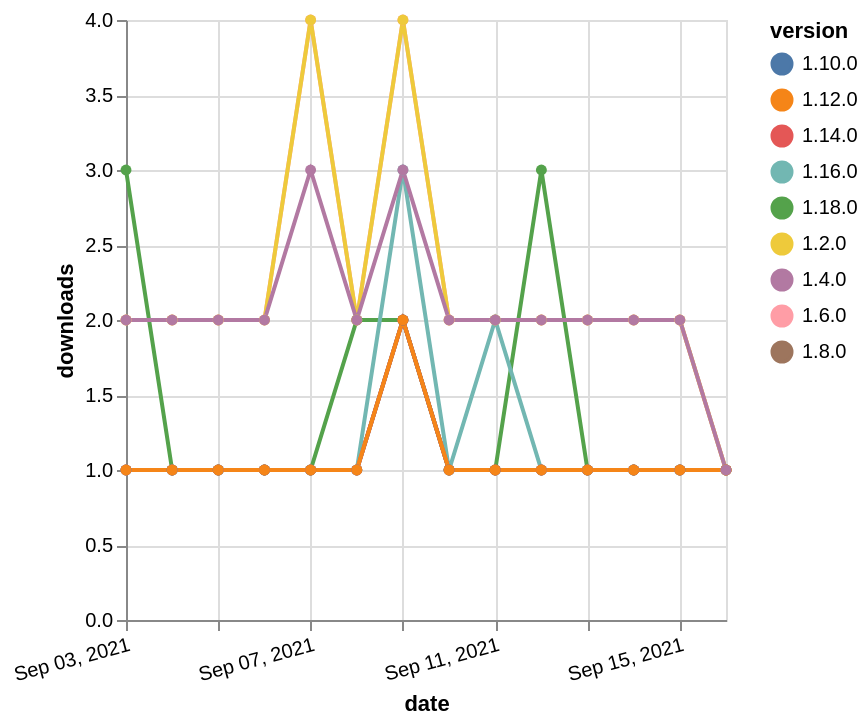

Here is the Vega-Lite specification saved for this chart:
### Vega-Lite specification from a JSON file in a GitHub repository (floating-point values rounded to 4 significant figures)
{"$schema": "https://vega.github.io/schema/vega-lite/v5.json", "description": "A simple bar chart with embedded data.", "data": {"values": [{"date": "2021-09-03", "total": 2515, "delta": 2, "version": "1.6.0"}, {"date": "2021-09-04", "total": 2517, "delta": 2, "version": "1.6.0"}, {"date": "2021-09-05", "total": 2519, "delta": 2, "version": "1.6.0"}, {"date": "2021-09-06", "total": 2521, "delta": 2, "version": "1.6.0"}, {"date": "2021-09-07", "total": 2525, "delta": 4, "version": "1.6.0"}, {"date": "2021-09-08", "total": 2527, "delta": 2, "version": "1.6.0"}, {"date": "2021-09-09", "total": 2531, "delta": 4, "version": "1.6.0"}, {"date": "2021-09-10", "total": 2533, "delta": 2, "version": "1.6.0"}, {"date": "2021-09-11", "total": 2535, "delta": 2, "version": "1.6.0"}, {"date": "2021-09-12", "total": 2537, "delta": 2, "version": "1.6.0"}, {"date": "2021-09-13", "total": 2539, "delta": 2, "version": "1.6.0"}, {"date": "2021-09-14", "total": 2541, "delta": 2, "version": "1.6.0"}, {"date": "2021-09-15", "total": 2543, "delta": 2, "version": "1.6.0"}, {"date": "2021-09-16", "total": 2544, "delta": 1, "version": "1.6.0"}, {"date": "2021-09-03", "total": 123, "delta": 3, "version": "1.18.0"}, {"date": "2021-09-04", "total": 124, "delta": 1, "version": "1.18.0"}, {"date": "2021-09-05", "total": 125, "delta": 1, "version": "1.18.0"}, {"date": "2021-09-06", "total": 126, "delta": 1, "version": "1.18.0"}, {"date": "2021-09-07", "total": 127, "delta": 1, "version": "1.18.0"}, {"date": "2021-09-08", "total": 129, "delta": 2, "version": "1.18.0"}, {"date": "2021-09-09", "total": 131, "delta": 2, "version": "1.18.0"}, {"date": "2021-09-10", "total": 132, "delta": 1, "version": "1.18.0"}, {"date": "2021-09-11", "total": 133, "delta": 1, "version": "1.18.0"}, {"date": "2021-09-12", "total": 136, "delta": 3, "version": "1.18.0"}, {"date": "2021-09-13", "total": 137, "delta": 1, "version": "1.18.0"}, {"date": "2021-09-14", "total": 138, "delta": 1, "version": "1.18.0"}, {"date": "2021-09-15", "total": 139, "delta": 1, "version": "1.18.0"}, {"date": "2021-09-16", "total": 140, "delta": 1, "version": "1.18.0"}, {"date": "2021-09-03", "total": 247, "delta": 1, "version": "1.8.0"}, {"date": "2021-09-04", "total": 248, "delta": 1, "version": "1.8.0"}, {"date": "2021-09-05", "total": 249, "delta": 1, "version": "1.8.0"}, {"date": "2021-09-06", "total": 250, "delta": 1, "version": "1.8.0"}, {"date": "2021-09-07", "total": 251, "delta": 1, "version": "1.8.0"}, {"date": "2021-09-08", "total": 252, "delta": 1, "version": "1.8.0"}, {"date": "2021-09-09", "total": 254, "delta": 2, "version": "1.8.0"}, {"date": "2021-09-10", "total": 255, "delta": 1, "version": "1.8.0"}, {"date": "2021-09-11", "total": 256, "delta": 1, "version": "1.8.0"}, {"date": "2021-09-12", "total": 257, "delta": 1, "version": "1.8.0"}, {"date": "2021-09-13", "total": 258, "delta": 1, "version": "1.8.0"}, {"date": "2021-09-14", "total": 259, "delta": 1, "version": "1.8.0"}, {"date": "2021-09-15", "total": 260, "delta": 1, "version": "1.8.0"}, {"date": "2021-09-16", "total": 261, "delta": 1, "version": "1.8.0"}, {"date": "2021-09-03", "total": 197, "delta": 1, "version": "1.10.0"}, {"date": "2021-09-04", "total": 198, "delta": 1, "version": "1.10.0"}, {"date": "2021-09-05", "total": 199, "delta": 1, "version": "1.10.0"}, {"date": "2021-09-06", "total": 200, "delta": 1, "version": "1.10.0"}, {"date": "2021-09-07", "total": 201, "delta": 1, "version": "1.10.0"}, {"date": "2021-09-08", "total": 202, "delta": 1, "version": "1.10.0"}, {"date": "2021-09-09", "total": 204, "delta": 2, "version": "1.10.0"}, {"date": "2021-09-10", "total": 205, "delta": 1, "version": "1.10.0"}, {"date": "2021-09-11", "total": 206, "delta": 1, "version": "1.10.0"}, {"date": "2021-09-12", "total": 207, "delta": 1, "version": "1.10.0"}, {"date": "2021-09-13", "total": 208, "delta": 1, "version": "1.10.0"}, {"date": "2021-09-14", "total": 209, "delta": 1, "version": "1.10.0"}, {"date": "2021-09-15", "total": 210, "delta": 1, "version": "1.10.0"}, {"date": "2021-09-16", "total": 211, "delta": 1, "version": "1.10.0"}, {"date": "2021-09-03", "total": 181, "delta": 1, "version": "1.16.0"}, {"date": "2021-09-04", "total": 182, "delta": 1, "version": "1.16.0"}, {"date": "2021-09-05", "total": 183, "delta": 1, "version": "1.16.0"}, {"date": "2021-09-06", "total": 184, "delta": 1, "version": "1.16.0"}, {"date": "2021-09-07", "total": 185, "delta": 1, "version": "1.16.0"}, {"date": "2021-09-08", "total": 186, "delta": 1, "version": "1.16.0"}, {"date": "2021-09-09", "total": 189, "delta": 3, "version": "1.16.0"}, {"date": "2021-09-10", "total": 190, "delta": 1, "version": "1.16.0"}, {"date": "2021-09-11", "total": 192, "delta": 2, "version": "1.16.0"}, {"date": "2021-09-12", "total": 193, "delta": 1, "version": "1.16.0"}, {"date": "2021-09-13", "total": 194, "delta": 1, "version": "1.16.0"}, {"date": "2021-09-14", "total": 195, "delta": 1, "version": "1.16.0"}, {"date": "2021-09-15", "total": 196, "delta": 1, "version": "1.16.0"}, {"date": "2021-09-16", "total": 197, "delta": 1, "version": "1.16.0"}, {"date": "2021-09-03", "total": 3170, "delta": 2, "version": "1.2.0"}, {"date": "2021-09-04", "total": 3172, "delta": 2, "version": "1.2.0"}, {"date": "2021-09-05", "total": 3174, "delta": 2, "version": "1.2.0"}, {"date": "2021-09-06", "total": 3176, "delta": 2, "version": "1.2.0"}, {"date": "2021-09-07", "total": 3180, "delta": 4, "version": "1.2.0"}, {"date": "2021-09-08", "total": 3182, "delta": 2, "version": "1.2.0"}, {"date": "2021-09-09", "total": 3186, "delta": 4, "version": "1.2.0"}, {"date": "2021-09-10", "total": 3188, "delta": 2, "version": "1.2.0"}, {"date": "2021-09-11", "total": 3190, "delta": 2, "version": "1.2.0"}, {"date": "2021-09-12", "total": 3192, "delta": 2, "version": "1.2.0"}, {"date": "2021-09-13", "total": 3194, "delta": 2, "version": "1.2.0"}, {"date": "2021-09-14", "total": 3196, "delta": 2, "version": "1.2.0"}, {"date": "2021-09-15", "total": 3198, "delta": 2, "version": "1.2.0"}, {"date": "2021-09-16", "total": 3199, "delta": 1, "version": "1.2.0"}, {"date": "2021-09-03", "total": 155, "delta": 1, "version": "1.14.0"}, {"date": "2021-09-04", "total": 156, "delta": 1, "version": "1.14.0"}, {"date": "2021-09-05", "total": 157, "delta": 1, "version": "1.14.0"}, {"date": "2021-09-06", "total": 158, "delta": 1, "version": "1.14.0"}, {"date": "2021-09-07", "total": 159, "delta": 1, "version": "1.14.0"}, {"date": "2021-09-08", "total": 160, "delta": 1, "version": "1.14.0"}, {"date": "2021-09-09", "total": 162, "delta": 2, "version": "1.14.0"}, {"date": "2021-09-10", "total": 163, "delta": 1, "version": "1.14.0"}, {"date": "2021-09-11", "total": 164, "delta": 1, "version": "1.14.0"}, {"date": "2021-09-12", "total": 165, "delta": 1, "version": "1.14.0"}, {"date": "2021-09-13", "total": 166, "delta": 1, "version": "1.14.0"}, {"date": "2021-09-14", "total": 167, "delta": 1, "version": "1.14.0"}, {"date": "2021-09-15", "total": 168, "delta": 1, "version": "1.14.0"}, {"date": "2021-09-16", "total": 169, "delta": 1, "version": "1.14.0"}, {"date": "2021-09-03", "total": 175, "delta": 1, "version": "1.12.0"}, {"date": "2021-09-04", "total": 176, "delta": 1, "version": "1.12.0"}, {"date": "2021-09-05", "total": 177, "delta": 1, "version": "1.12.0"}, {"date": "2021-09-06", "total": 178, "delta": 1, "version": "1.12.0"}, {"date": "2021-09-07", "total": 179, "delta": 1, "version": "1.12.0"}, {"date": "2021-09-08", "total": 180, "delta": 1, "version": "1.12.0"}, {"date": "2021-09-09", "total": 182, "delta": 2, "version": "1.12.0"}, {"date": "2021-09-10", "total": 183, "delta": 1, "version": "1.12.0"}, {"date": "2021-09-11", "total": 184, "delta": 1, "version": "1.12.0"}, {"date": "2021-09-12", "total": 185, "delta": 1, "version": "1.12.0"}, {"date": "2021-09-13", "total": 186, "delta": 1, "version": "1.12.0"}, {"date": "2021-09-14", "total": 187, "delta": 1, "version": "1.12.0"}, {"date": "2021-09-15", "total": 188, "delta": 1, "version": "1.12.0"}, {"date": "2021-09-16", "total": 189, "delta": 1, "version": "1.12.0"}, {"date": "2021-09-03", "total": 2609, "delta": 2, "version": "1.4.0"}, {"date": "2021-09-04", "total": 2611, "delta": 2, "version": "1.4.0"}, {"date": "2021-09-05", "total": 2613, "delta": 2, "version": "1.4.0"}, {"date": "2021-09-06", "total": 2615, "delta": 2, "version": "1.4.0"}, {"date": "2021-09-07", "total": 2618, "delta": 3, "version": "1.4.0"}, {"date": "2021-09-08", "total": 2620, "delta": 2, "version": "1.4.0"}, {"date": "2021-09-09", "total": 2623, "delta": 3, "version": "1.4.0"}, {"date": "2021-09-10", "total": 2625, "delta": 2, "version": "1.4.0"}, {"date": "2021-09-11", "total": 2627, "delta": 2, "version": "1.4.0"}, {"date": "2021-09-12", "total": 2629, "delta": 2, "version": "1.4.0"}, {"date": "2021-09-13", "total": 2631, "delta": 2, "version": "1.4.0"}, {"date": "2021-09-14", "total": 2633, "delta": 2, "version": "1.4.0"}, {"date": "2021-09-15", "total": 2635, "delta": 2, "version": "1.4.0"}, {"date": "2021-09-16", "total": 2636, "delta": 1, "version": "1.4.0"}]}, "width": "container", "mark": {"type": "line", "point": {"filled": true}}, "encoding": {"x": {"field": "date", "type": "temporal", "timeUnit": "yearmonthdate", "title": "date", "axis": {"labelAngle": -15}}, "y": {"field": "delta", "type": "quantitative", "title": "downloads"}, "color": {"field": "version", "type": "nominal"}, "tooltip": {"field": "delta"}}}
